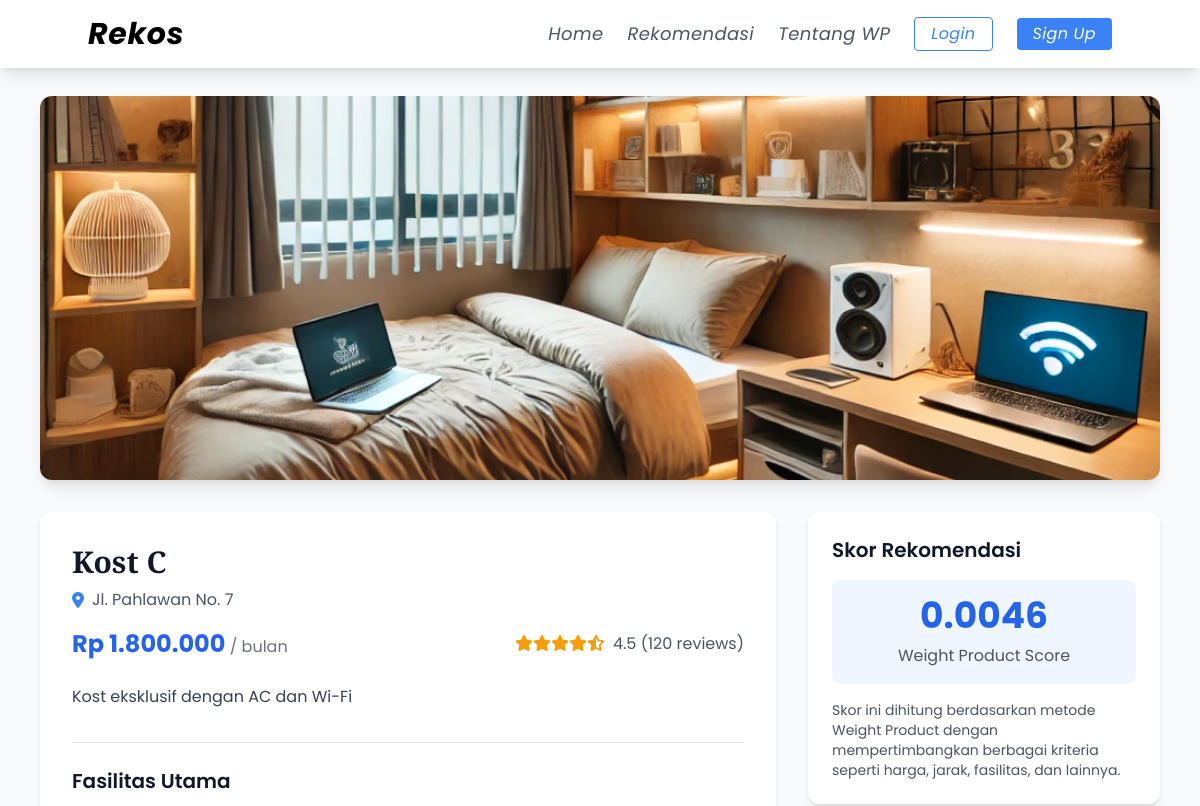
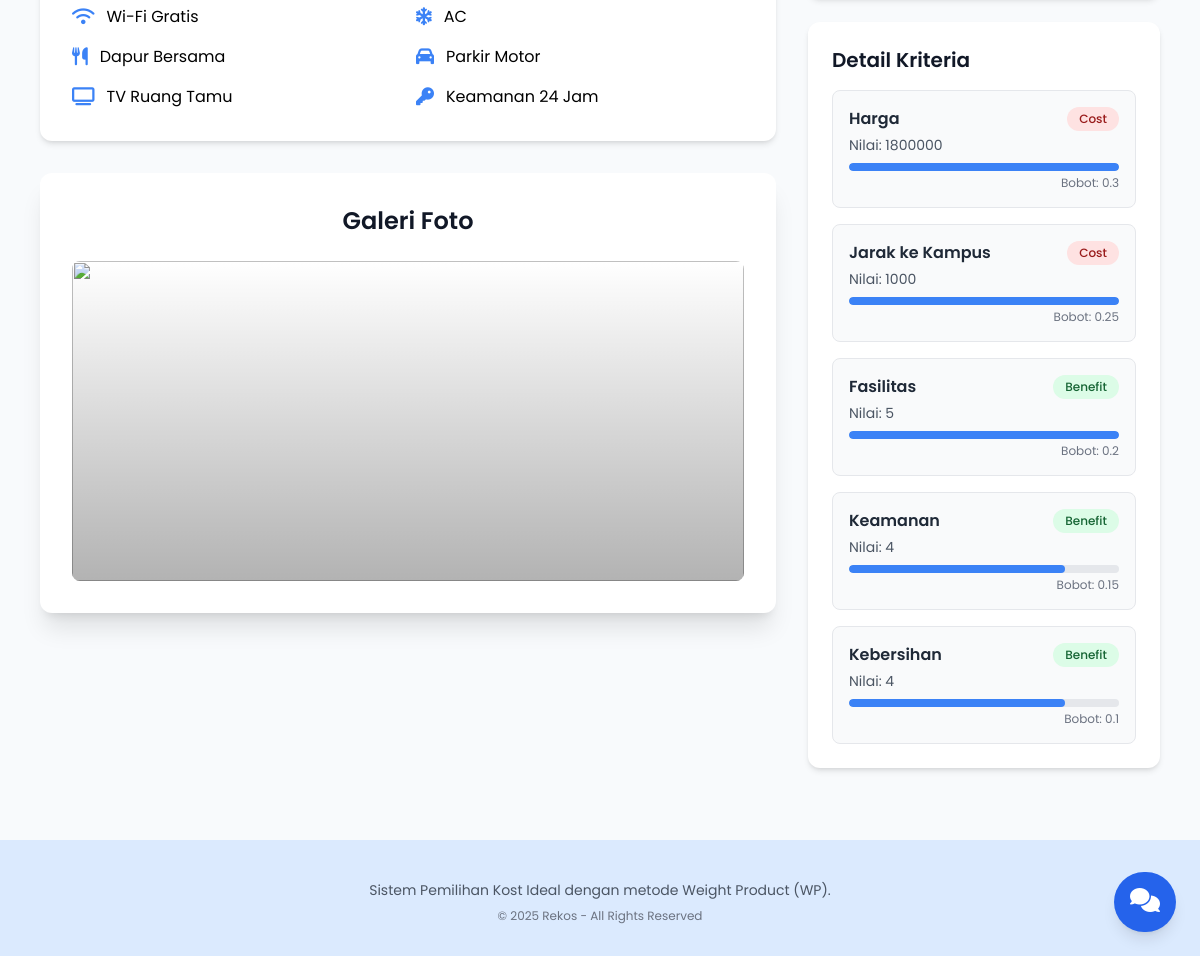
Screenshot of /detail.php?id=3 with the database file from the repository (2 pictures, top to bottom).
### tables this page shows
CREATE TABLE `alternatif` (
  `id_alternatif` int(11) NOT NULL,
  `nama_alternatif` varchar(100) NOT NULL,
  `alamat` text NOT NULL,
  `harga` int(11) NOT NULL,
  `deskripsi` text DEFAULT NULL,
  `gambar` varchar(255) DEFAULT NULL
);

CREATE TABLE `nilai_alternatif` (
  `id` int(11) NOT NULL,
  `id_alternatif` int(11) NOT NULL,
  `id_kriteria` int(11) NOT NULL,
  `nilai` float NOT NULL
);

CREATE TABLE `kriteria` (
  `id_kriteria` int(11) NOT NULL,
  `nama_kriteria` varchar(100) NOT NULL,
  `bobot` float NOT NULL,
  `jenis` enum('benefit','cost') NOT NULL
);

### detail.php (the view, shortened to what this page needs)
<?php
require_once 'includes/functions.php';
$id_kost = isset($_GET['id']) ? intval($_GET['id']) : 0;
$query_kost = "SELECT * FROM alternatif WHERE id_alternatif = ?";
$stmt_kost = $conn->prepare($query_kost);
$stmt_kost->bind_param("i", $id_kost);
$stmt_kost->execute();
$result_kost = $stmt_kost->get_result();
$kost = $result_kost->fetch_assoc();
$query_nilai = "SELECT k.nama_kriteria, n.nilai, k.jenis, k.bobot
                FROM nilai_alternatif n
                JOIN kriteria k ON n.id_kriteria = k.id_kriteria
                WHERE n.id_alternatif = ?";
$stmt_nilai = $conn->prepare($query_nilai);
$stmt_nilai->bind_param("i", $id_kost);
$stmt_nilai->execute();
$nilai_kriteria = $stmt_nilai->get_result()->fetch_all(MYSQLI_ASSOC);
$skor = 1.0;
foreach ($nilai_kriteria as $nk) {
    if ($nk['jenis'] == 'cost') {
        $skor *= pow(1 / $nk['nilai'], $nk['bobot']);
    } else {
        $skor *= pow($nk['nilai'], $nk['bobot']);
    }
}
$skor = round($skor, 4);
?>
<!DOCTYPE html>
<html lang="en">
<head>
    <script src="https://cdn.tailwindcss.com"></script>
    <link rel="stylesheet" href="https://cdnjs.cloudflare.com/ajax/libs/font-awesome/6.4.2/css/all.min.css">
    <link rel="stylesheet" href="js/style.js">
</head>
<body>
    <?php include 'includes/navbar.php'; ?>
    <div class="pt-24 pb-12 px-4 max-w-6xl mx-auto">
        <div class="relative mb-8 rounded-xl overflow-hidden shadow-lg">
            <img src="images/<?= htmlspecialchars($kost['gambar']) ?>" alt="<?= htmlspecialchars($kost['nama_alternatif']) ?>" class="w-full h-96 object-cover">
        </div>
        <div class="grid grid-cols-1 lg:grid-cols-3 gap-8">
            <div class="lg:col-span-2">
                <div class="bg-white rounded-xl shadow-md p-8 mb-8">
                    <h1 class="text-3xl font-bold text-gray-900 mb-2 playfair"><?= htmlspecialchars($kost['nama_alternatif']) ?></h1>
                    <p class="text-gray-600 mb-4 flex items-center">
                        <i class="fas fa-map-marker-alt text-blue-500 mr-2"></i>
                        <?= htmlspecialchars($kost['alamat']) ?>
                    </p>
                    <div class="flex flex-wrap items-center justify-between mb-6">
                        <div>
                            <span class="text-2xl font-bold text-blue-600">Rp <?= number_format($kost['harga'], 0, ',', '.') ?></span>
                            <span class="text-gray-500">/ bulan</span>
                        </div>
                        <div class="flex items-center">
                            <div class="rating-star mr-2">
                                <?php
                                $rating = 4.5;
                                $full_stars = floor($rating);
                                $half_star = ($rating - $full_stars) >= 0.5;
                                for ($i = 1; $i <= 5; $i++) {
                                    if ($i <= $full_stars) {
                                        echo '<i class="fas fa-star"></i>';
                                    } elseif ($half_star && $i == $full_stars + 1) {
                                        echo '<i class="fas fa-star-half-alt"></i>';
                                    } else {
                                        echo '<i class="far fa-star"></i>';
                                    }
                                }
                                ?>
                            </div>
                            <span class="text-gray-600"><?= $rating ?> (120 reviews)</span>
                        </div>
                    </div>
                    <p class="text-gray-700 mb-8 leading-relaxed"><?= htmlspecialchars($kost['deskripsi']) ?></p>
                    <div class="border-t border-gray-200 pt-6">
                        <h2 class="text-xl font-semibold text-gray-900 mb-4">Fasilitas Utama</h2>
                        <div class="grid grid-cols-2 gap-4">
                            <div class="flex items-center">
                                <i class="fas fa-wifi text-blue-500 mr-3 text-lg"></i>
                                <span>Wi-Fi Gratis</span>
                            </div>
                            <div class="flex items-center">
                                <i class="fas fa-snowflake text-blue-500 mr-3 text-lg"></i>
                                <span>AC</span>
                            </div>
                            <div class="flex items-center">
                                <i class="fas fa-utensils text-blue-500 mr-3 text-lg"></i>
                                <span>Dapur Bersama</span>
                            </div>
                            <div class="flex items-center">
                                <i class="fas fa-car text-blue-500 mr-3 text-lg"></i>
                                <span>Parkir Motor</span>
                            </div>
                            <div class="flex items-center">
                                <i class="fas fa-tv text-blue-500 mr-3 text-lg"></i>
                                <span>TV Ruang Tamu</span>
                            </div>
                            <div class="flex items-center">
                                <i class="fas fa-key text-blue-500 mr-3 text-lg"></i>
                                <span>Keamanan 24 Jam</span>
                            </div>
                        </div>
                    </div>
                </div>
                <div class="bg-white rounded-xl shadow-xl p-8 mb-8 max-w-4xl mx-auto">
                    <h2 class="text-2xl font-semibold text-gray-900 mb-6 text-center">Galeri Foto</h2>
                    <div class="relative overflow-hidden rounded-lg h-80">
                        <div id="carousel" class="absolute inset-0 flex items-center justify-center">
                        </div>
                        <div class="absolute inset-0 bg-gradient-to-t from-black opacity-30"></div>
                    </div>
                </div>
            </div>
            <div class="lg:col-span-1">
                <div class="bg-white rounded-xl shadow-md p-6 mb-6">
                    <h2 class="text-xl font-semibold text-gray-900 mb-4">Skor Rekomendasi</h2>
                    <div class="bg-blue-50 rounded-lg p-4 text-center">
                        <div class="text-4xl font-bold text-blue-600 mb-2"><?= $skor ?></div>
                        <p class="text-gray-600">Weight Product Score</p>
                    </div>
                    <p class="text-gray-600 mt-4 text-sm">
                        Skor ini dihitung berdasarkan metode Weight Product dengan mempertimbangkan berbagai kriteria seperti harga, jarak, fasilitas, dan lainnya.
                    </p>
                </div>
                <div class="bg-white rounded-xl shadow-md p-6 mb-6">
                    <h2 class="text-xl font-semibold text-gray-900 mb-4">Detail Kriteria</h2>
                    <div class="space-y-4">
                        <?php foreach ($nilai_kriteria as $kriteria): ?>
                            <div class="criteria-card bg-gray-50 p-4 rounded-lg border border-gray-200">
                                <div class="flex justify-between items-start">
                                    <div>
                                        <h3 class="font-semibold text-gray-800"><?= htmlspecialchars($kriteria['nama_kriteria']) ?></h3>
                                        <p class="text-gray-600 text-sm mt-1">Nilai: <?= $kriteria['nilai'] ?></p>
                                    </div>
                                    <span class="px-3 py-1 rounded-full text-xs font-medium
                    <?= $kriteria['jenis'] == 'benefit' ? 'bg-green-100 text-green-800' : 'bg-red-100 text-red-800' ?>">
                                        <?= $kriteria['jenis'] == 'benefit' ? 'Benefit' : 'Cost' ?>
                                    </span>
                                </div>
                                <div class="mt-2">
                                    <div class="w-full bg-gray-200 rounded-full h-2 overflow-hidden">
                                        <?php
                                        $nilai = floatval($kriteria['nilai']);
                                        $persentase = min(100, ($nilai / 5) * 100);
                                        ?>
                                        <div class="bg-blue-500 h-2 rounded-full" style="width: <?= $persentase ?>%"></div>
                                    </div>
                                    <p class="text-right text-xs text-gray-500 mt-1">Bobot: <?= $kriteria['bobot'] ?></p>
                                </div>
                            </div>
                        <?php endforeach; ?>
                    </div>
                </div>
                <button onclick="toggleContact()" class="fixed bottom-6 right-6 bg-blue-600 text-white p-4 rounded-full shadow-lg hover:bg-blue-700 transition duration-300 z-50">
                    <i class="fas fa-comments text-2xl"></i>
                </button>
            </div>
        </div>
    </div>
    <footer class="bg-blue-100 text-gray-800 py-8 text-center">
        <div class="max-w-4xl mx-auto px-6">
            <p class="text-gray-600 text-sm mt-2">
                Sistem Pemilihan Kost Ideal dengan metode Weight Product (WP).
            </p>
            <p class="text-gray-500 text-xs mt-2">
                &copy; <?= date('Y') ?> Rekos - All Rights Reserved
            </p>
        </div>
    </footer>
</body>
</html>

### css/style.css (style rules this page uses)
body { font-family: 'Poppins', sans-serif; }

### detail.php (style rules this page uses)
body { font-family: 'Poppins', sans-serif; background-color: #f8fafc; }
.playfair { font-family: 'Playfair Display', serif; }
.rating-star { color: #F59E0B; }
.criteria-card { transition: all 0.3s ease; }

### rows the page displays
alternatif: gambar (picture), nama_alternatif "Kost C", alamat "Jl. Pahlawan No. 7", harga "1.800.000", deskripsi "Kost eksklusif dengan AC dan Wi-Fi"
nilai_alternatif: id_kriteria.nama_kriteria "Harga", nilai "1800000", shows "Cost", id_kriteria.bobot "0.3"
nilai_alternatif: id_kriteria.nama_kriteria "Jarak ke Kampus", nilai "1000", shows "Cost", id_kriteria.bobot "0.25"
nilai_alternatif: id_kriteria.nama_kriteria "Fasilitas", nilai "5", shows "Benefit", id_kriteria.bobot "0.2"
nilai_alternatif: id_kriteria.nama_kriteria "Keamanan", nilai "4", shows "Benefit", id_kriteria.bobot "0.15"
nilai_alternatif: id_kriteria.nama_kriteria "Kebersihan", nilai "4", shows "Benefit", id_kriteria.bobot "0.1"

### other values shown
$rating "4.5"
$skor "0.0046"
